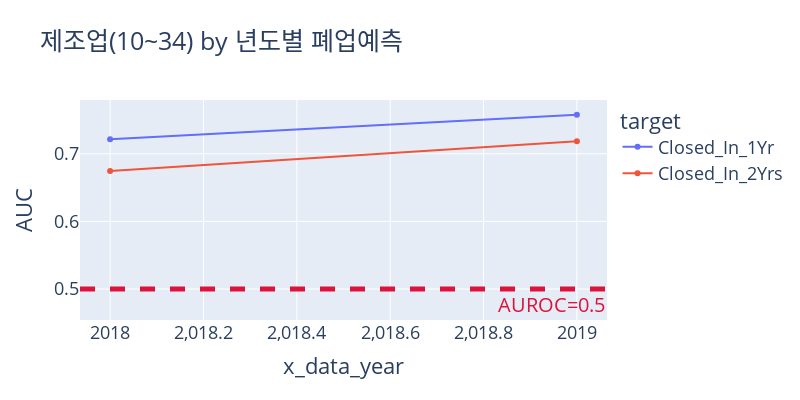
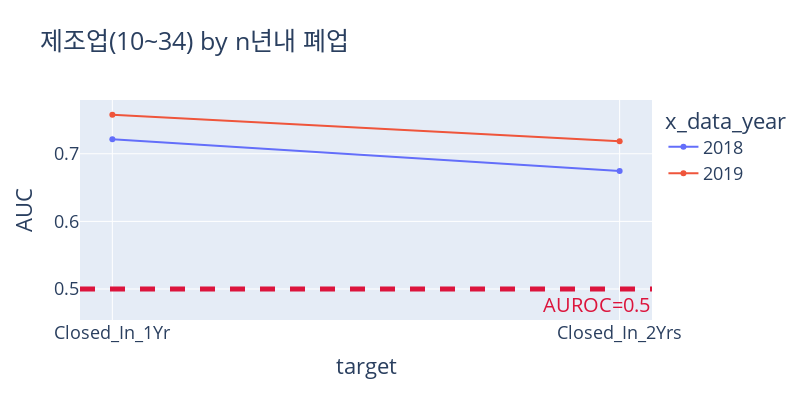
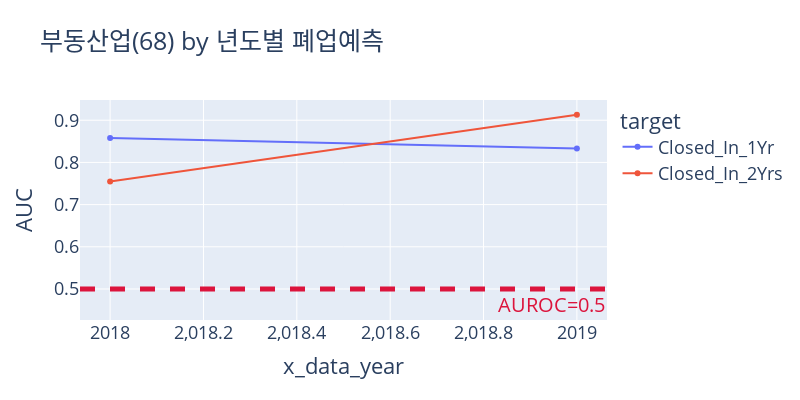
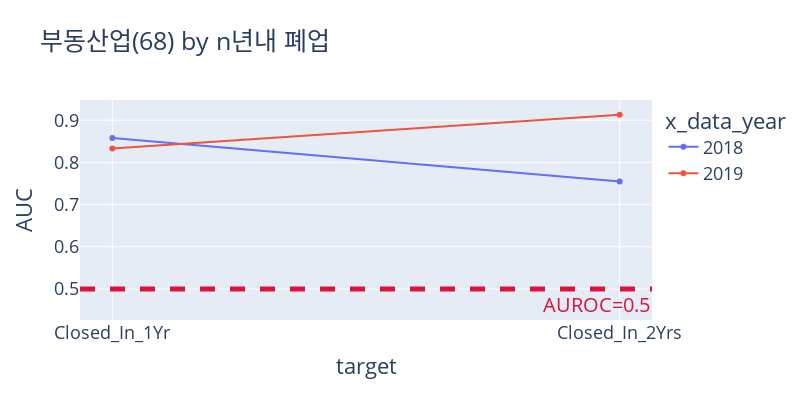

Here is the notebook cell these charts were saved with, in order:
### Code cell
for sector in sectors : 
    fig = px.line(data_toplot.loc[lambda x : x['대분류']==sector],
                  x='x_data_year',
                  y='AUC',
                  color='target',
                  markers=True,
                  title=f'{sector} by 년도별 폐업예측'
                 )
    fig.update_layout(
        autosize=False,
        width=800,
        height=400,
        font=dict(size=18)
        ,
    )
    fig.add_hline(y=0.5, 
              line_dash='dash', 
              line_color='crimson', 
              line_width=5,
              annotation_text="AUROC=0.5", 
              annotation_position="bottom right",
              annotation_font_color='crimson',
              annotation_font_size=20
             )
    figure_name = f'Baseline_result_{sector}_년도별.png'
    fig.write_image(FIGURE_PATH / figure_name)
    fig.show()

    fig = px.line(data_toplot.loc[lambda x : x['대분류']==sector],
                  x='target',
                  y='AUC',
                  color='x_data_year',
                  markers=True,
                  title=f'{sector} by n년내 폐업'
                 )
    fig.update_layout(
        autosize=False,
        width=800,
        height=400,
        font=dict(size=18)
    )
    fig.add_hline(y=0.5, 
              line_dash='dash', 
              line_color='crimson', 
              line_width=5,
              annotation_text="AUROC=0.5", 
              annotation_position="bottom right",
              annotation_font_color='crimson',
              annotation_font_size=20
             )
    figure_name = f'Baseline_result_{sector}_n년내폐업.png'
    fig.write_image(FIGURE_PATH / figure_name)
    fig.show()

### Figure 1 — Plotly figure (JSON) as saved in the notebook; plotly's stock layout.template omitted (floating-point values rounded to 4 significant figures)
{"data": [{"hovertemplate": "target=Closed_In_1Yr<br>x_data_year=%{x}<br>AUC=%{y}<extra></extra>", "legendgroup": "Closed_In_1Yr", "line": {"color": "#636efa", "dash": "solid"}, "marker": {"symbol": "circle"}, "mode": "lines+markers", "name": "Closed_In_1Yr", "orientation": "v", "showlegend": true, "type": "scatter", "x": [2018, 2019], "xaxis": "x", "y": [0.7214, 0.7577], "yaxis": "y"}, {"hovertemplate": "target=Closed_In_2Yrs<br>x_data_year=%{x}<br>AUC=%{y}<extra></extra>", "legendgroup": "Closed_In_2Yrs", "line": {"color": "#EF553B", "dash": "solid"}, "marker": {"symbol": "circle"}, "mode": "lines+markers", "name": "Closed_In_2Yrs", "orientation": "v", "showlegend": true, "type": "scatter", "x": [2018, 2019], "xaxis": "x", "y": [0.6745, 0.7184], "yaxis": "y"}], "layout": {"annotations": [{"font": {"color": "crimson", "size": 20}, "showarrow": false, "text": "AUROC=0.5", "x": 1, "xanchor": "right", "xref": "x domain", "y": 0.5, "yanchor": "top", "yref": "y"}], "autosize": false, "font": {"size": 18}, "height": 400, "legend": {"title": {"text": "target"}, "tracegroupgap": 0}, "shapes": [{"line": {"color": "crimson", "dash": "dash", "width": 5}, "type": "line", "x0": 0, "x1": 1, "xref": "x domain", "y0": 0.5, "y1": 0.5, "yref": "y"}], "title": {"text": "제조업(10~34) by 년도별 폐업예측"}, "width": 800, "xaxis": {"anchor": "y", "autorange": true, "domain": [0, 1], "range": [2018.0, 2019.0], "title": {"text": "x_data_year"}, "type": "linear"}, "yaxis": {"anchor": "x", "autorange": true, "domain": [0, 1], "range": [0.4593, 0.7791], "title": {"text": "AUC"}, "type": "linear"}}}

### Figure 2 — Plotly figure (JSON) as saved in the notebook; plotly's stock layout.template omitted (floating-point values rounded to 4 significant figures)
{"data": [{"hovertemplate": "x_data_year=2018<br>target=%{x}<br>AUC=%{y}<extra></extra>", "legendgroup": "2018", "line": {"color": "#636efa", "dash": "solid"}, "marker": {"symbol": "circle"}, "mode": "lines+markers", "name": "2018", "orientation": "v", "showlegend": true, "type": "scatter", "x": ["Closed_In_1Yr", "Closed_In_2Yrs"], "xaxis": "x", "y": [0.7214, 0.6745], "yaxis": "y"}, {"hovertemplate": "x_data_year=2019<br>target=%{x}<br>AUC=%{y}<extra></extra>", "legendgroup": "2019", "line": {"color": "#EF553B", "dash": "solid"}, "marker": {"symbol": "circle"}, "mode": "lines+markers", "name": "2019", "orientation": "v", "showlegend": true, "type": "scatter", "x": ["Closed_In_1Yr", "Closed_In_2Yrs"], "xaxis": "x", "y": [0.7577, 0.7184], "yaxis": "y"}], "layout": {"annotations": [{"font": {"color": "crimson", "size": 20}, "showarrow": false, "text": "AUROC=0.5", "x": 1, "xanchor": "right", "xref": "x domain", "y": 0.5, "yanchor": "top", "yref": "y"}], "autosize": false, "font": {"size": 18}, "height": 400, "legend": {"title": {"text": "x_data_year"}, "tracegroupgap": 0}, "shapes": [{"line": {"color": "crimson", "dash": "dash", "width": 5}, "type": "line", "x0": 0, "x1": 1, "xref": "x domain", "y0": 0.5, "y1": 0.5, "yref": "y"}], "title": {"text": "제조업(10~34) by n년내 폐업"}, "width": 800, "xaxis": {"anchor": "y", "autorange": true, "domain": [0, 1], "range": [-0.0641, 1.064], "title": {"text": "target"}, "type": "category"}, "yaxis": {"anchor": "x", "autorange": true, "domain": [0, 1], "range": [0.4593, 0.7791], "title": {"text": "AUC"}, "type": "linear"}}}

### Figure 3 — Plotly figure (JSON) as saved in the notebook; plotly's stock layout.template omitted (floating-point values rounded to 4 significant figures)
{"data": [{"hovertemplate": "target=Closed_In_1Yr<br>x_data_year=%{x}<br>AUC=%{y}<extra></extra>", "legendgroup": "Closed_In_1Yr", "line": {"color": "#636efa", "dash": "solid"}, "marker": {"symbol": "circle"}, "mode": "lines+markers", "name": "Closed_In_1Yr", "orientation": "v", "showlegend": true, "type": "scatter", "x": [2018, 2019], "xaxis": "x", "y": [0.858, 0.8333], "yaxis": "y"}, {"hovertemplate": "target=Closed_In_2Yrs<br>x_data_year=%{x}<br>AUC=%{y}<extra></extra>", "legendgroup": "Closed_In_2Yrs", "line": {"color": "#EF553B", "dash": "solid"}, "marker": {"symbol": "circle"}, "mode": "lines+markers", "name": "Closed_In_2Yrs", "orientation": "v", "showlegend": true, "type": "scatter", "x": [2018, 2019], "xaxis": "x", "y": [0.7549, 0.913], "yaxis": "y"}], "layout": {"annotations": [{"font": {"color": "crimson", "size": 20}, "showarrow": false, "text": "AUROC=0.5", "x": 1, "xanchor": "right", "xref": "x domain", "y": 0.5, "yanchor": "top", "yref": "y"}], "autosize": false, "font": {"size": 18}, "height": 400, "legend": {"title": {"text": "target"}, "tracegroupgap": 0}, "shapes": [{"line": {"color": "crimson", "dash": "dash", "width": 5}, "type": "line", "x0": 0, "x1": 1, "xref": "x domain", "y0": 0.5, "y1": 0.5, "yref": "y"}], "title": {"text": "부동산업(68) by 년도별 폐업예측"}, "width": 800, "xaxis": {"anchor": "y", "autorange": true, "domain": [0, 1], "range": [2018.0, 2019.0], "title": {"text": "x_data_year"}, "type": "linear"}, "yaxis": {"anchor": "x", "autorange": true, "domain": [0, 1], "range": [0.4348, 0.9474], "title": {"text": "AUC"}, "type": "linear"}}}

### Figure 4 — Plotly figure (JSON) as saved in the notebook; plotly's stock layout.template omitted (floating-point values rounded to 4 significant figures)
{"data": [{"hovertemplate": "x_data_year=2018<br>target=%{x}<br>AUC=%{y}<extra></extra>", "legendgroup": "2018", "line": {"color": "#636efa", "dash": "solid"}, "marker": {"symbol": "circle"}, "mode": "lines+markers", "name": "2018", "orientation": "v", "showlegend": true, "type": "scatter", "x": ["Closed_In_1Yr", "Closed_In_2Yrs"], "xaxis": "x", "y": [0.858, 0.7549], "yaxis": "y"}, {"hovertemplate": "x_data_year=2019<br>target=%{x}<br>AUC=%{y}<extra></extra>", "legendgroup": "2019", "line": {"color": "#EF553B", "dash": "solid"}, "marker": {"symbol": "circle"}, "mode": "lines+markers", "name": "2019", "orientation": "v", "showlegend": true, "type": "scatter", "x": ["Closed_In_1Yr", "Closed_In_2Yrs"], "xaxis": "x", "y": [0.8333, 0.913], "yaxis": "y"}], "layout": {"annotations": [{"font": {"color": "crimson", "size": 20}, "showarrow": false, "text": "AUROC=0.5", "x": 1, "xanchor": "right", "xref": "x domain", "y": 0.5, "yanchor": "top", "yref": "y"}], "autosize": false, "font": {"size": 18}, "height": 400, "legend": {"title": {"text": "x_data_year"}, "tracegroupgap": 0}, "shapes": [{"line": {"color": "crimson", "dash": "dash", "width": 5}, "type": "line", "x0": 0, "x1": 1, "xref": "x domain", "y0": 0.5, "y1": 0.5, "yref": "y"}], "title": {"text": "부동산업(68) by n년내 폐업"}, "width": 800, "xaxis": {"anchor": "y", "autorange": true, "domain": [0, 1], "range": [-0.06402, 1.064], "title": {"text": "target"}, "type": "category"}, "yaxis": {"anchor": "x", "autorange": true, "domain": [0, 1], "range": [0.4348, 0.9474], "title": {"text": "AUC"}, "type": "linear"}}}
